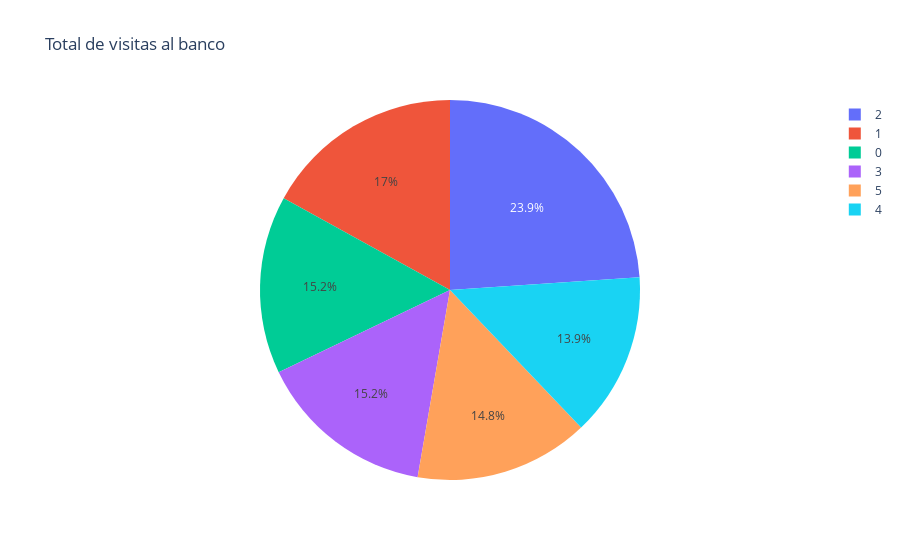

Notebook code for this chart:
### Code cell
data2 = data >> group_by(_.Total_visits_bank) >> summarize(Total = _.Total_visits_bank.count())
fig = px.pie(data2, values = "Total", names = "Total_visits_bank", title = "Total de visitas al banco")
fig.show()

### Figure 1 — Plotly figure (JSON) as saved in the notebook; plotly's stock layout.template omitted (floating-point values rounded to 4 significant figures)
{"data": [{"domain": {"x": [0, 1], "y": [0, 1]}, "hovertemplate": "Total_visits_bank=%{label}<br>Total=%{value}<extra></extra>", "labels": [0, 1, 2, 3, 4, 5], "legendgroup": "", "name": "", "showlegend": true, "type": "pie", "values": [100, 112, 158, 100, 92, 98]}], "layout": {"legend": {"tracegroupgap": 0}, "title": {"text": "Total de visitas al banco"}}}
